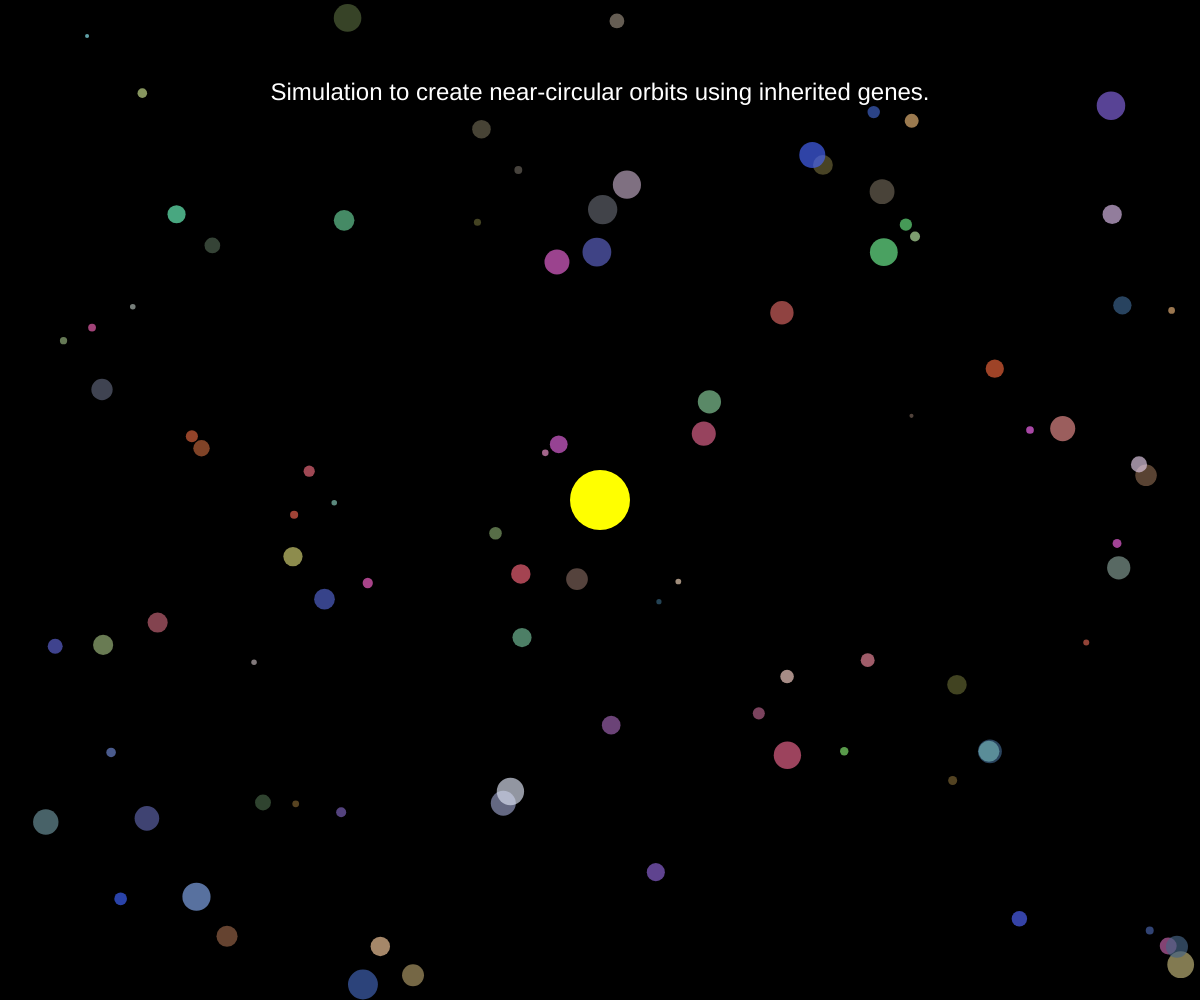
Frame 1 (no input)
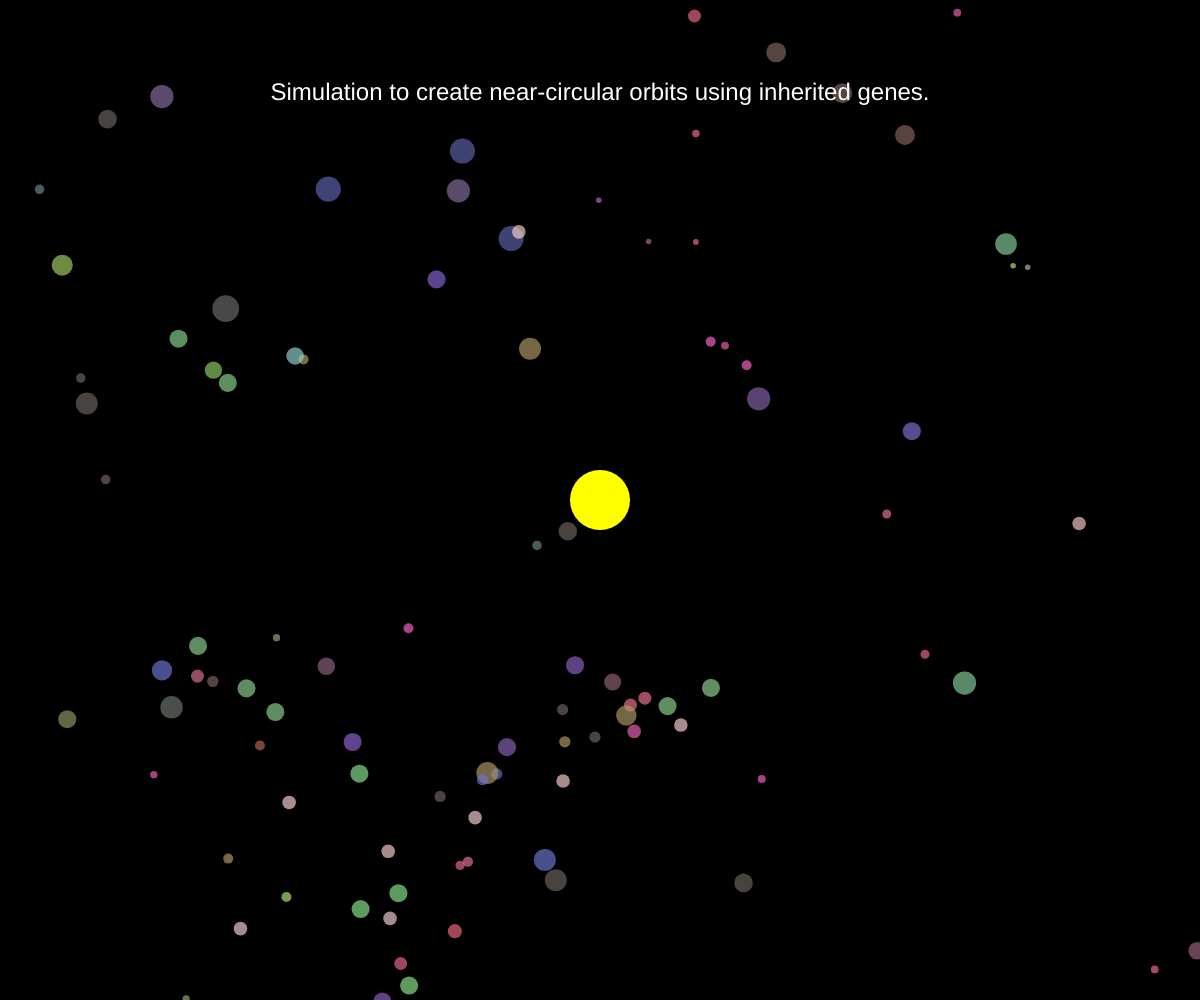
Frame 60 (no input)
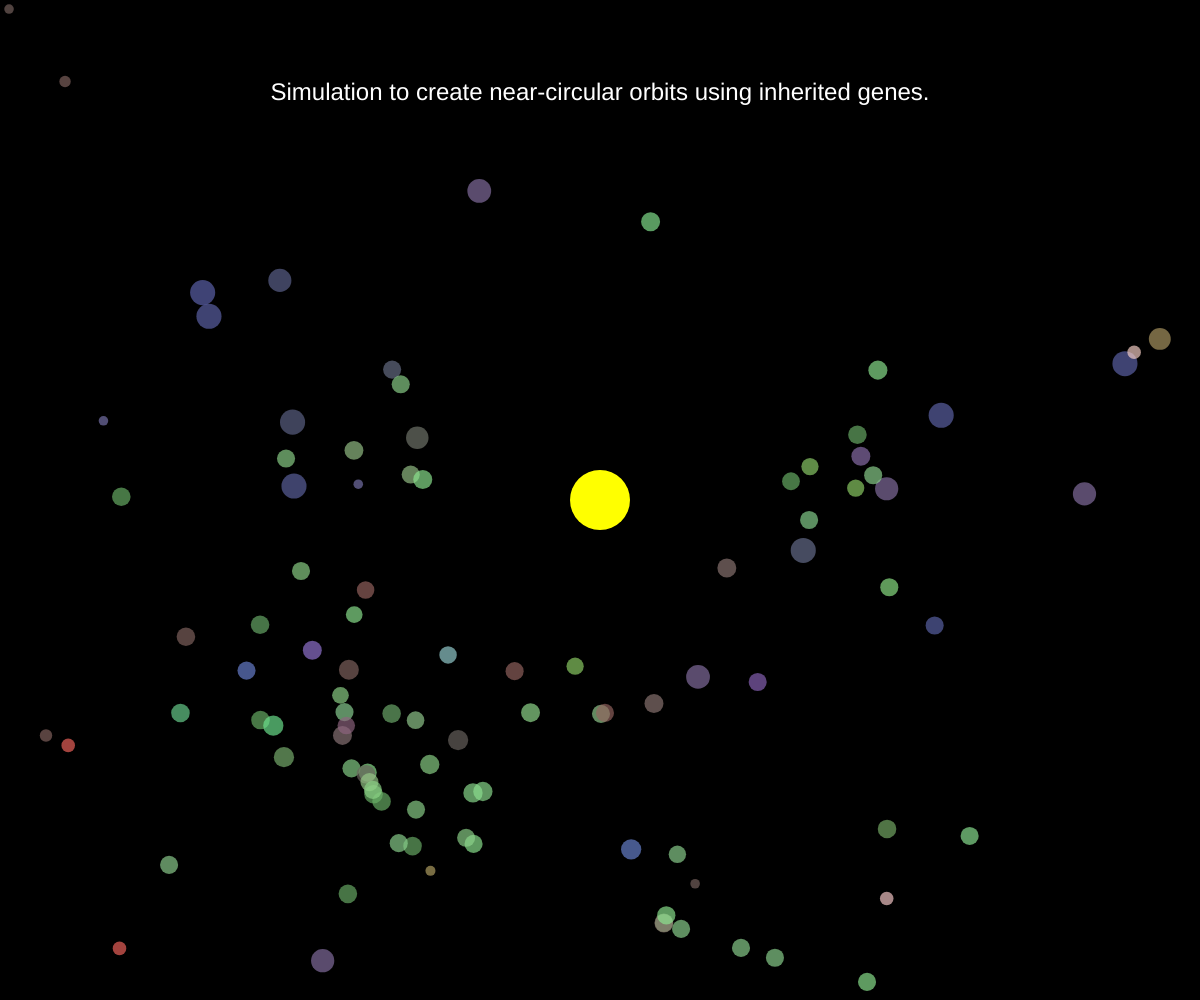
Frame 120 (the mouse pressed at the canvas centre since frame 60)

The p5.js sketch that drew these frames (run headless with seeded random() and noise() and a simulated clock; from frame 60 on, the mouse is pressed at the canvas centre):

// p5.js sketch
// ── sketch.js
/*
  Simulation to create near-circular orbits using inherited genes.
  Planet population is kept at a steady value and any time a planet is 
  removed, a new planet is added using two planets as parents.
  The chance of a planet being picked as a parent is dependent upon
  it's fitness value, which favours older planets with circular orbits.

  Planets don't interact with other planets in any way, only the sun and
  canvas edges.
*/

let sun;
let planets;
let maxPlanets;
let mutationChance;
let mutationRate;

function setup() {
  // create canvas the width and height of the window being drawn to
  createCanvas(window.innerWidth, window.innerHeight);
  strokeWeight(0);
 
  planets = [];
  maxPlanets = 100;
  mutationChance = 0.2;
  mutationRate = 0.1;

  // create center "sun" object
  sun = new Sun({
    position: createVector(width / 2 , height / 2),
    velocity: createVector(0, 0),
    mass: 100000,
    radius: 30
  });

  // create first group of planets
  createInitialPlanets(planets, sun, maxPlanets);
}

function draw() {
  // each frame redraw background
  background(0);

  sun.update();

  // reverse iterate through planets array
  // forward iteration though array while deleting items (splice for example)
  // can produce undesired result or even cause crashes
  for (let i = planets.length - 1; i >= 0; i--) {
    // calculate the force of gravity from sun and apply to planet
    planets[i].applyForce(planets[i].calcGravForce(sun));
    
    // update planet
    planets[i].update(sun);
  
    // determine if planet should be removed
    if (planets[i].leftCanvas() ||
      planets[i].collidingWith(sun) ||
      planets[i].age > 2000) {
      // remove planet
      planets.splice(i, 1);
    } else {
      planets[i].draw();
    }    
  }

  let maxFitness = 0;

  // if any planets have been removed, create offspring until maxPlanets reached
  while(planets.length < maxPlanets) {

    // only calculate maxFitness if it hasn't already been calculated this frame
    if (maxFitness === 0) {
      planets.forEach(planet => {
        if (planet.fitness > maxFitness) {
          // update maxFitness if better fitness is found
          maxFitness = planet.fitness;
        }
      })
    }

    // create random value between 0 and maxFitness
    const fitnessToBeat = random(maxFitness);

    // filter planets that have higher fitness than fitnessToBeat
    let suitableParents = planets.filter(planet => {
      return planet.fitness > fitnessToBeat;
    })

    // select two random parents from suitableParents
    const parentOne = random(suitableParents);
    const parentTwo = random(suitableParents);

    // crossover both parents genes
    const newGenes = DNA.crossOver(parentOne.DNA, parentTwo.DNA);
    
    // potentially mutate some of the newGenes
    newGenes.mutate(mutationChance, mutationRate);

    // create new plaent with newGenes
    planets.push(new Planet(newGenes, sun));
  }

  sun.draw();

  // display brief description for first 500 frames
  if (frameCount < 500) {
    let description = 'Simulation to create near-circular orbits using inherited genes.'
    textSize(24);
    fill(255);
    textAlign(CENTER)
    text(description, width / 2, 100)
  }
}

function createInitialPlanets(planets, sun, maxPlanets) {
  let numGenes = 8;

  // create number of planets equal to maxPlanets
  for (let i = 0; i < maxPlanets; i++) {
    const genes = [];

    // each planet has numGenes number of genes
    // genes have a random value between 0 and 1000
    for (let i = 0; i < numGenes; i++) {
      genes.push(random(1000));
    }

    // create new plaent with genes
    planets.push(new Planet(new DNA(genes), sun));
  }
}
// ── DNA.js
class DNA {
  constructor(genes) {
    // this.genes is handed an array of genes
    // each gene is a value between 0 to 1000
    this.genes = genes;
  }

  static crossOver(first, second) {
    // calculate how many genes
    const numGenes = first.getGenes().length

    // pick random number between 0 and numGenes + 1
    const crossOver = Math.floor(random(numGenes + 1))

    // take genes from start to crossOver from first parent then
    // concatinate with genes from crossover to end of second parent
    // return new DNA object using the crossed over genes
    return new DNA(first.genes.slice(0, crossOver).concat(second.genes.slice(crossOver)));
  }

  mutate(mutationChance, mutationRate) {
    // iterate through all genes
    for (let i = 0; i < this.genes.length; i++) {
      // only mutate gene if random number is less than mutationChance
      if (random(1) < mutationChance) {
        // mutate the gene using linear interpolation between it's current value
        // and a random value between 0 and 1000, weighted based upon mutationRate
        this.genes[i] = lerp(this.genes[i], random(1000), mutationRate);
      }
    }
  }

  getGene(index) {
    return this.genes[index];
  }

  getGenes() {
    return this.genes;
  }
}
// ── Planet.js
class Planet {
  constructor(DNA, sun) {
    this.DNA = DNA;

    // every gene is a random value between 0 and 1000 and needs to first be
    // mapped to a usable value for each variable the gene is encoding

    // this.pos based on gene 0 and 1
    const xPos = map(this.DNA.getGene(0), 0, 1000, 0, width);
    const yPos = map(this.DNA.getGene(1), 0, 1000, 0, height);
    this.pos = createVector(xPos, yPos);

    // this.vel based on gene 2 and 3
    const xVel = map(this.DNA.getGene(2), 0, 1000, -50, 50);
    const yVel = map(this.DNA.getGene(3), 0, 1000, -50, 50);
    this.vel = createVector(xVel, yVel);

    this.acc = createVector(0, 0);

    // this.mass based on gene 4
    this.mass = Math.floor(map(this.DNA.getGene(4), 0, 1000, 1, 1000));

    // this.colour based on genes 5, 6 and 7
    let r = Math.floor(map(this.DNA.getGene(5), 0, 1000, 50, 255));
    let g = Math.floor(map(this.DNA.getGene(6), 0, 1000, 50, 255));
    let b = Math.floor(map(this.DNA.getGene(7), 0, 1000, 50, 255));

    // if all colours are very low, ensure a base minimum of green for visability
    if (Math.min(r, g, b) < 100) {
      g = 100;
    }

    this.colour = color(r, g, b, 170);

    // calculate radius based on planets mass
    this.radius = Planet.#calcRadius(this.mass);

    // create history array with first value of distance squared from sun
    this.history = [Math.floor(this.#calcDistSqr(sun))];

    // initilise fitness and age at 0
    this.fitness = 0;
    this.age = 0;
  }

  update(sun) {
    this.age++;

    // add acceleration to velocity and velocity to position
    this.vel.add(this.acc);
    this.pos.add(this.vel);

    // each update, add current distance squared from sun to history
    this.history.push(Math.floor(this.#calcDistSqr(sun)));

    // limit history to 1000 frames
    if (this.history.length > 1000) {
      this.history.shift();
    }

    // each frame calculate current fitness
    this.fitness = this.calcFitness();

    // reset acceleration for next frame
    this.acc = createVector(0, 0);
  }

  calcGravForce(sun) {
    const G = 0.1;

    // calculate vector pointing from sun position to this position
    let vec = p5.Vector.sub(sun.pos, this.pos);

    // get the distance squared between sun and this
    // get distance squared rather than distance as square 
    // root is a computationally expensive calculation
    let distSqr = vec.x ** 2 + vec.y ** 2;
    
    // set mag to the force due to gravity
    vec.setMag((G * this.mass * sun.mass) / (distSqr));
    return vec;
  }

  applyForce(force) {
    // add force divided by mass to acceleration 
    this.acc.add(force.div(this.mass));
  }

  leftCanvas() {
    // return true if planet has left canvas
    return this.pos.x > width + this.radius ||
      this.pos.x < this.radius ||
      this.pos.y > height + this.radius ||
      this.pos.y < this.radius
  }

  collidingWith(sun) {
    // get distance squared rather than distance as square 
    // root is a computationally expensive calculation
    let distSqr = this.#calcDistSqr(sun);

    // return true if distance squared is less than or
    // equal to (sun radius + this radius) ^ 2
    return distSqr <= (sun.radius + this.radius) ** 2;
  }

  draw() {
    fill(this.colour);
    ellipse(this.pos.x, this.pos.y, this.radius * 2, this.radius * 2)
  }

  #calcDistSqr(sun) {
    let vec = p5.Vector.sub(sun.pos, this.pos);
    return vec.x ** 2 + vec.y ** 2;
  }

  calcFitness() {
    /*
    Fitness is calculated to give greater fitness to older, more circular orbits.
    This is achieved by taking the min and max distance squared in this.history array,
    and returning min divided by max which will be closer to 1 the less difference
    between min and max. Additionally, if the age is less than 1000, this fitness value
    is scaled down.
    */

    // find max and min distance squared in history array
    const max = Math.max(...this.history);
    const min = Math.min(...this.history);

    // divide by 1 unless age is less than 1000
    let denominator = 1;
    if (this.age < 1000) {
      // if age is less than 1000, new denominator is 1000 minus age
      denominator = 1000 - this.age;
    }
    return (min / max) / denominator;
  }

  static #calcRadius(mass) {
    // map mass to radius values
    return map(mass, 1, 1000, 2, 15);
  }
}
// ── Sun.js
class Sun {
  constructor({position, velocity, mass, radius}) {
    // sun holds position, mass and radius
    // doesn't need to update these values as sun doesn't move
    this.pos = position;
    this.vel = velocity;
    this.mass = mass;
    this.radius = radius;

    this.acc = createVector(0, 0);
  }

  calcGravForce(sun) {
    const G = 0.1;

    // calculate vector pointing from sun position to this position
    let vec = p5.Vector.sub(sun.pos, this.pos);

    // get the distance squared between sun and this
    // get distance squared rather than distance as square 
    // root is a computationally expensive calculation
    let distSqr = vec.x ** 2 + vec.y ** 2;
    
    // set mag to the force due to gravity
    vec.setMag((G * this.mass * sun.mass) / (distSqr));
    return vec;
  }

  applyForce(force) {
    // add force divided by mass to acceleration 
    this.acc.add(force.div(this.mass));
  }

  update() {
    this.vel.add(this.acc);
    this.pos.add(this.vel);

    // reset acceleration for next frame
    this.acc = createVector(0, 0);
  }

  draw() {
    fill('yellow');
    ellipse(this.pos.x, this.pos.y, this.radius * 2, this.radius * 2)
  }
}
// ── style.css
body, html {
  padding: 0;
  margin: 0;
}
canvas {
  display: block;
  padding: 0;
  margin: 0;
}
